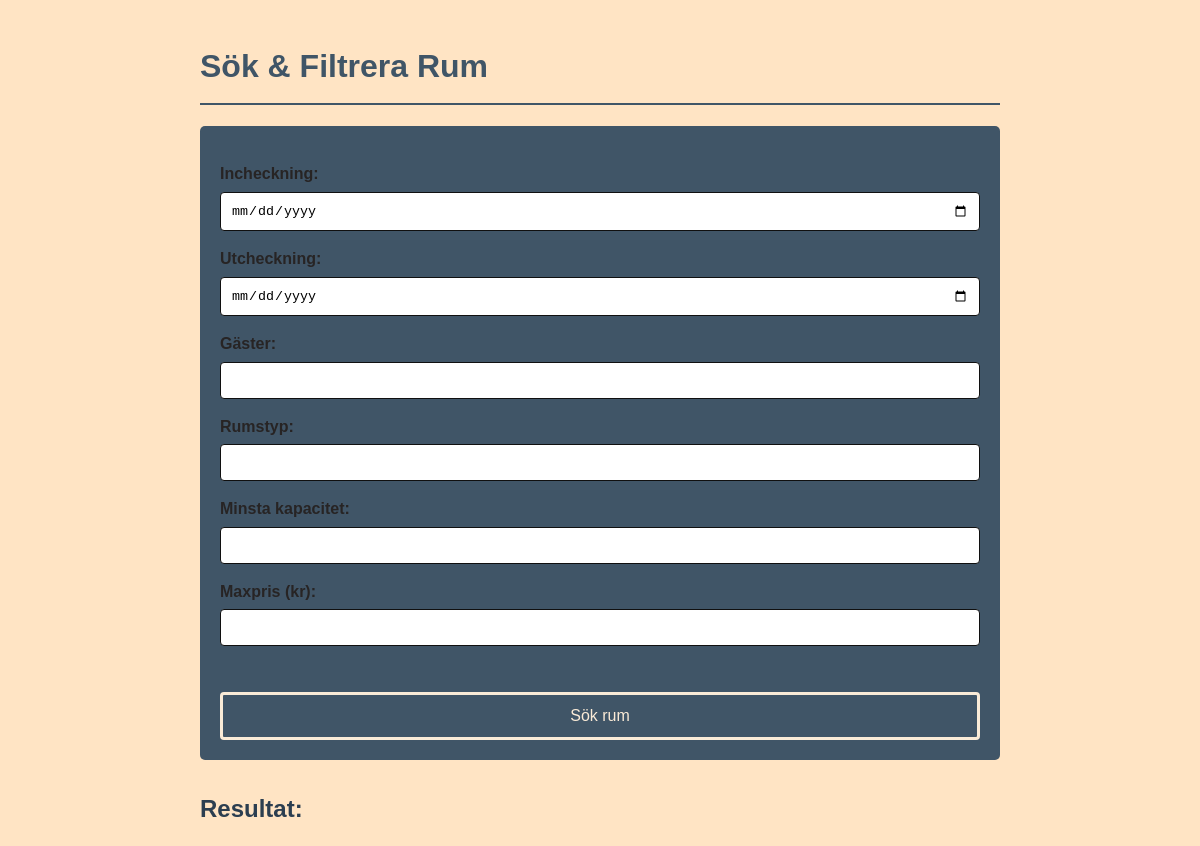
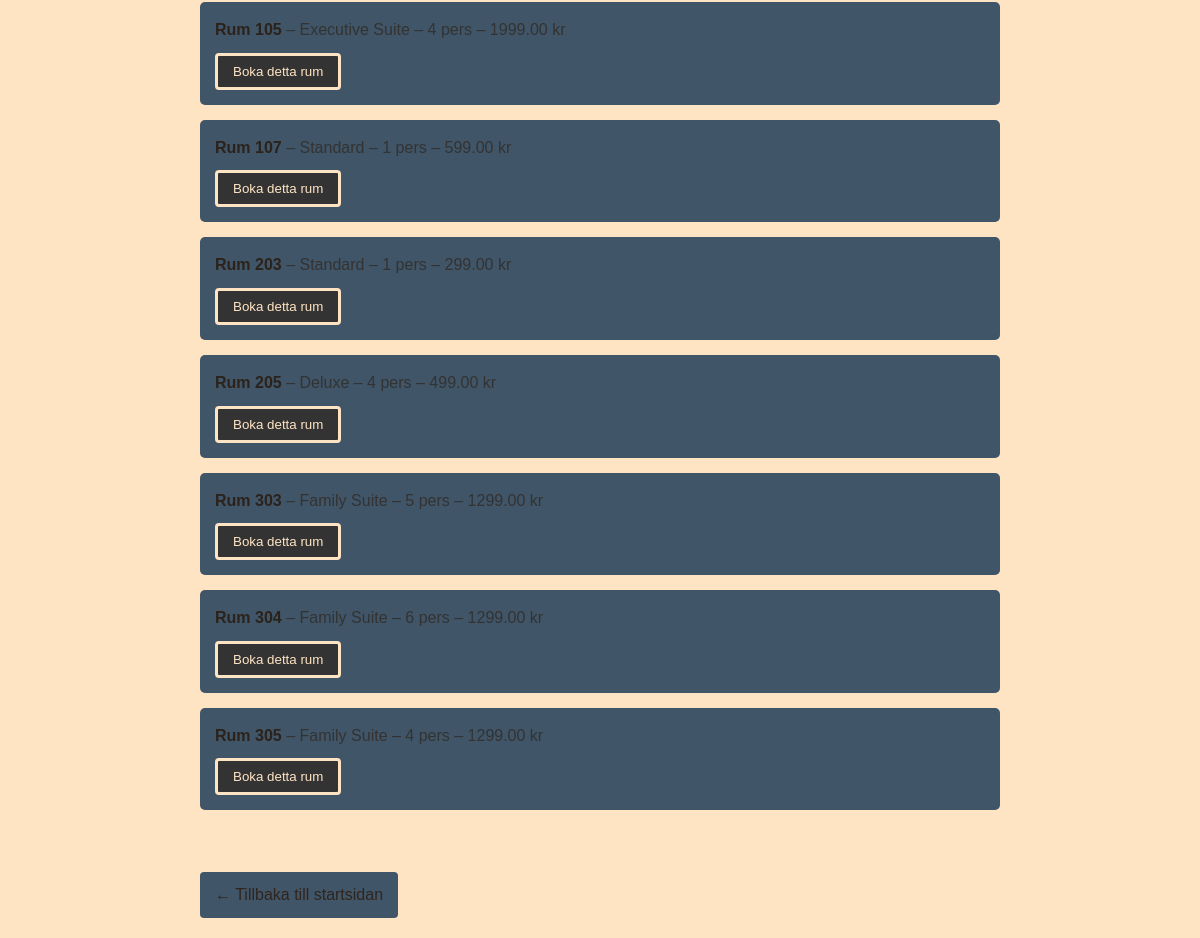
Screenshot of /room-search/ with the database file from the repository (2 pictures, top to bottom).
### booking/models.py (models this page shows, shortened)
class Room(models.Model):
    room_number = models.CharField(max_length=10, unique=True)
    room_type = models.CharField(max_length=50)
    price = models.DecimalField(max_digits=6, decimal_places=2)
    is_available = models.BooleanField(default=True)
    capacity = models.IntegerField(default=2)

### booking/views.py (the view, shortened to what this page needs)
# urls.py: path('room-search/', views.room_search, name='room_search'),
def room_search(request):
    rooms = Room.objects.filter(is_available=True)
    check_in = request.GET.get('check_in')
    check_out = request.GET.get('check_out')
    guests = request.GET.get('guests')
    room_type = request.GET.get('room_type')
    capacity = request.GET.get('capacity')
    max_price = request.GET.get('max_price')
    try:
        guests = int(guests) if guests else None
    except ValueError:
        guests = None
    try:
        capacity = int(capacity) if capacity else None
    except ValueError:
        capacity = None
    try:
        max_price = float(max_price) if max_price else None
    except ValueError:
        max_price = None
    if room_type:
        rooms = rooms.filter(room_type__icontains=room_type)
    if capacity:
        rooms = rooms.filter(capacity__gte=capacity)
    if max_price:
        rooms = rooms.filter(price__lte=max_price)
    if guests:
        rooms = rooms.filter(capacity__gte=guests)
    return render(request, 'booking/room_search.html', {'rooms': rooms})

### booking/templates/booking/room_search.html (shortened to what this page needs)
{% load static %}
<!DOCTYPE html>
<html lang="sv">
<head>
    <link rel="stylesheet" href="{% static 'css/style3.css' %}">
</head>
<body>
<h1>Sök & Filtrera Rum</h1>
<form method="get">
    <label for="check_in">Incheckning:</label>
    <input type="date" name="check_in" id="check_in" value="{{ request.GET.check_in }}">
    <label for="check_out">Utcheckning:</label>
    <input type="date" name="check_out" id="check_out" value="{{ request.GET.check_out }}">
    <label for="guests">Gäster:</label>
    <input type="number" name="guests" id="guests" min="1" value="{{ request.GET.guests }}">
    <label for="room_type">Rumstyp:</label>
    <input type="text" name="room_type" id="room_type" value="{{ request.GET.room_type }}">
    <label for="capacity">Minsta kapacitet:</label>
    <input type="number" name="capacity" id="capacity" min="1" value="{{ request.GET.capacity }}">
    <label for="max_price">Maxpris (kr):</label>
    <input type="number" step="0.01" name="max_price" id="max_price" value="{{ request.GET.max_price }}">
    <br><br>
    <button type="submit">Sök rum</button>
</form>
<h2>Resultat:</h2>
<ul>
    {% for room in rooms %}
        <li>
            <strong>Rum {{ room.room_number }}</strong> – {{ room.room_type }} –
            {{ room.capacity }} pers – {{ room.price }} kr
            <br>
            <a href="{% url 'booking_form' room.id %}">
                <button>Boka detta rum</button>
            </a>
        </li>
    {% empty %}
        <li>❌ Inga rum matchar dina sökkriterier.</li>
    {% endfor %}
</ul>
<br>
<a href="{% url 'home' %}">← Tillbaka till startsidan</a>
</body>
</html>

### booking/static/css/style3.css (style rules this page uses)
body { font-family: Arial, sans-serif; background-color:bisque; color: #333333; padding: 20px; max-width: 800px; margin: 0 auto; line-height: 1.6; }
h1 { color: #405567; border-bottom: 2px solid #405567; padding-bottom: 10px; }
h2 { color: #2c3e50; margin-top: 30px; }
form { background-color: #405567; padding: 20px; border-radius: 5px; margin-bottom: 20px; }
form label { display: block; margin: 15px 0 5px 0; color: #272424; font-family: Verdana, Geneva, Tahoma, sans-serif; font-weight: bold; }
form input { width: 100%; padding: 10px; border: 1px solid #101010; border-radius: 4px; box-sizing: border-box; }
form button { display: block; width: 100%; background-color: #405567; color:antiquewhite; border: solid; padding: 12px; margin-top: 20px; border-radius: 4px; font-size: 16px; cursor: pointer; }
ul { list-style: none; padding: 0; }
li { background-color: #405567; padding: 15px; margin-bottom: 15px; border-radius: 5px; }
li:nth-child(odd) { background-color: #405567; }
li strong { color: #2b231b; }
li button { background-color: #333333; color: bisque; border: solid; padding: 8px 15px; margin-top: 10px; border-radius: 4px; cursor: pointer; }
body > a { display: inline-block; margin-top: 20px; padding: 10px 15px; background-color: #405567; color: rgb(48, 37, 29); border-radius: 4px; text-decoration: none; }

### rows the page displays
Room: room_number "105", room_type "Executive Suite", capacity "4", price "1999.00"
Room: room_number "107", room_type "Standard", capacity "1", price "599.00"
Room: room_number "203", room_type "Standard", capacity "1", price "299.00"
Room: room_number "205", room_type "Deluxe", capacity "4", price "499.00"
Room: room_number "303", room_type "Family Suite", capacity "5", price "1299.00"
Room: room_number "304", room_type "Family Suite", capacity "6", price "1299.00"
Room: room_number "305", room_type "Family Suite", capacity "4", price "1299.00"
